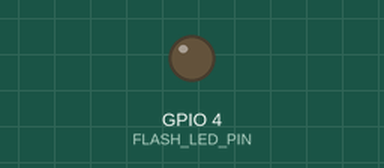
Recording of a sketch running on a simulated ESP32. Parts: output pins drawn as LEDs (lit = HIGH). WiFi joins after 1.5 s; servers stay silent unless stated; uploads are accepted with an empty reply; the camera gives no picture; what the sketch prints to the serial monitor is not drawn.

Above: at 0.0 s.
At 1.9 s:
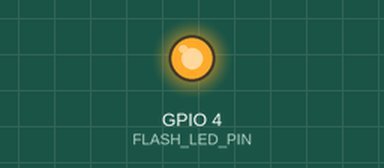
Timing chart, 0 to 3.4 s (numbered marks = the images above):
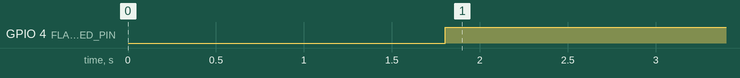

The sketch:

Camera_code.ino
```cpp
#include "esp_camera.h"
#include <WiFi.h>
#include <WebServer.h>
#include <HTTPClient.h>

// ================== WIFI ==================
const char* ssid = "HUAWEI72";
const char* password = "masandemkha2";

// ================== FLASK SERVER ==================
const char* serverName = "http://192.168.43.239:5000/data-camera";

// ================== CAMERA PINS ==================
#define PWDN_GPIO_NUM     32
#define RESET_GPIO_NUM    -1
#define XCLK_GPIO_NUM      0
#define SIOD_GPIO_NUM     26
#define SIOC_GPIO_NUM     27

#define Y9_GPIO_NUM       35
#define Y8_GPIO_NUM       34
#define Y7_GPIO_NUM       39
#define Y6_GPIO_NUM       36
#define Y5_GPIO_NUM       21
#define Y4_GPIO_NUM       19
#define Y3_GPIO_NUM       18
#define Y2_GPIO_NUM        5
#define VSYNC_GPIO_NUM    25
#define HREF_GPIO_NUM     23
#define PCLK_GPIO_NUM     22
#define FLASH_LED_PIN 4
WebServer server(80);

String esp32_id = "CAM_01";

// ================== CAMERA INIT ==================
void startCamera() {
  camera_config_t config;

  config.ledc_channel = LEDC_CHANNEL_0;
  config.ledc_timer = LEDC_TIMER_0;

  config.pin_d0 = Y2_GPIO_NUM;
  config.pin_d1 = Y3_GPIO_NUM;
  config.pin_d2 = Y4_GPIO_NUM;
  config.pin_d3 = Y5_GPIO_NUM;
  config.pin_d4 = Y6_GPIO_NUM;
  config.pin_d5 = Y7_GPIO_NUM;
  config.pin_d6 = Y8_GPIO_NUM;
  config.pin_d7 = Y9_GPIO_NUM;

  config.pin_xclk = XCLK_GPIO_NUM;
  config.pin_pclk = PCLK_GPIO_NUM;
  config.pin_vsync = VSYNC_GPIO_NUM;
  config.pin_href = HREF_GPIO_NUM;

  config.pin_sscb_sda = SIOD_GPIO_NUM;
  config.pin_sscb_scl = SIOC_GPIO_NUM;

  config.pin_pwdn = PWDN_GPIO_NUM;
  config.pin_reset = RESET_GPIO_NUM;

  config.xclk_freq_hz = 20000000;
  config.pixel_format = PIXFORMAT_JPEG;

  if (psramFound()) {
    config.frame_size = FRAMESIZE_VGA;
    config.jpeg_quality = 3;
    config.fb_count = 2;
  } else {
    config.frame_size = FRAMESIZE_QVGA;
    config.jpeg_quality = 5;
    config.fb_count = 1;
  }

  if (esp_camera_init(&config) != ESP_OK) {
    Serial.println("Camera init failed");
    return;
  }
}

// ================== STREAM ==================
void handle_jpg_stream(void) {
  WiFiClient client = server.client();

  String response =
    "HTTP/1.1 200 OK\r\n"
    "Content-Type: multipart/x-mixed-replace; boundary=frame\r\n\r\n";
  server.sendContent(response);

  while (client.connected()) {
    camera_fb_t * fb = esp_camera_fb_get();
    if (!fb) continue;

    server.sendContent("--frame\r\n");
    server.sendContent("Content-Type: image/jpeg\r\n\r\n");
    server.sendContent((const char *)fb->buf, fb->len);
    server.sendContent("\r\n");

    esp_camera_fb_return(fb);
  }
}

// ================== WEB PAGE ==================
void handle_root() {
  String html = "<html><body><h2>ESP32-CAM</h2>";
  html += "<img src=\"/stream\">";
  html += "</body></html>";
  server.send(200, "text/html", html);
}

// ================== SETUP ==================
void setup() {
  Serial.begin(115200);
  pinMode(FLASH_LED_PIN, OUTPUT);

  startCamera();

  WiFi.begin(ssid, password);
  Serial.print("Connecting");

  while (WiFi.status() != WL_CONNECTED) {
    delay(500);
    Serial.print(".");
  }

  Serial.println("\nConnected");
  Serial.print("Camera URL: http://");
  Serial.println(WiFi.localIP());

  server.on("/", handle_root);
  server.on("/stream", HTTP_GET, handle_jpg_stream);

  server.begin();
}

// ================== LOOP ==================
void loop() {
  server.handleClient();

  static unsigned long lastTime = 0;

  digitalWrite(FLASH_LED_PIN, HIGH); // Turn flash ON
  //delay(10000);


  // Send data to Flask every 2 seconds
  if (millis() - lastTime > 2000) {
    lastTime = millis();

    if (WiFi.status() == WL_CONNECTED) {
      HTTPClient http;

      http.begin(serverName);
      http.addHeader("Content-Type", "application/json");

      // Send only device ID (clean version)
      String postData = "{\"id\":\"" + esp32_id + "\"}";

      int httpResponseCode = http.POST(postData);

      Serial.print("Response Code: ");
      Serial.println(httpResponseCode);

      http.end();
    }
  }
}
```

Measured:
- by itself, GPIO 4 (FLASH_LED_PIN): LOW → HIGH at 1.8 s
